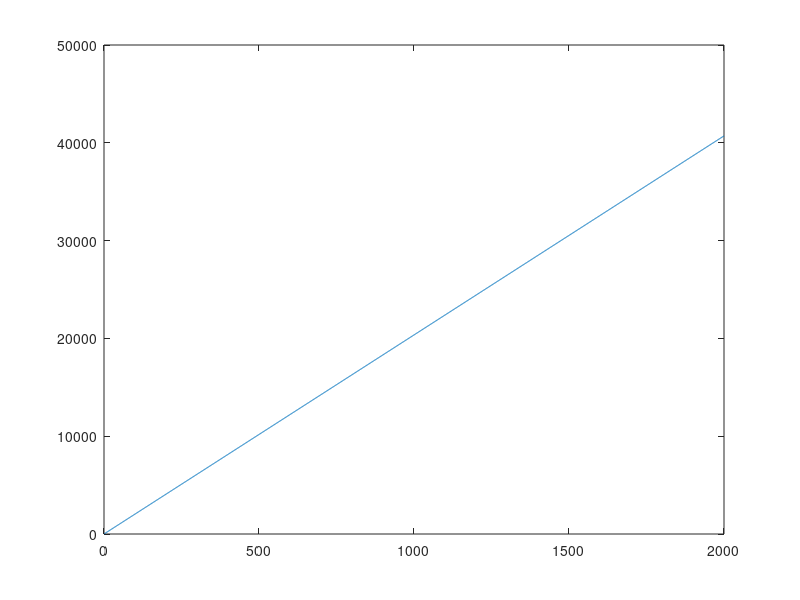

MATLAB code to generate this figure:
clear; clc;

possible_weights = 1:1:2000;

jp10_rho = 940; %kg/m^3
htp_rho = 1440; %kg/m^3

total_weight = possible_weights./2.205; %kg

mass_ox = (8/9) .* total_weight;
mass_fuel = (1/9) .* total_weight;

vol_ox = mass_ox ./ htp_rho;
vol_fuel = mass_fuel ./ jp10_rho;

total_vol = vol_ox+vol_fuel;

total_vol_in = total_vol.*61020;

plot(possible_weights,total_vol_in)
